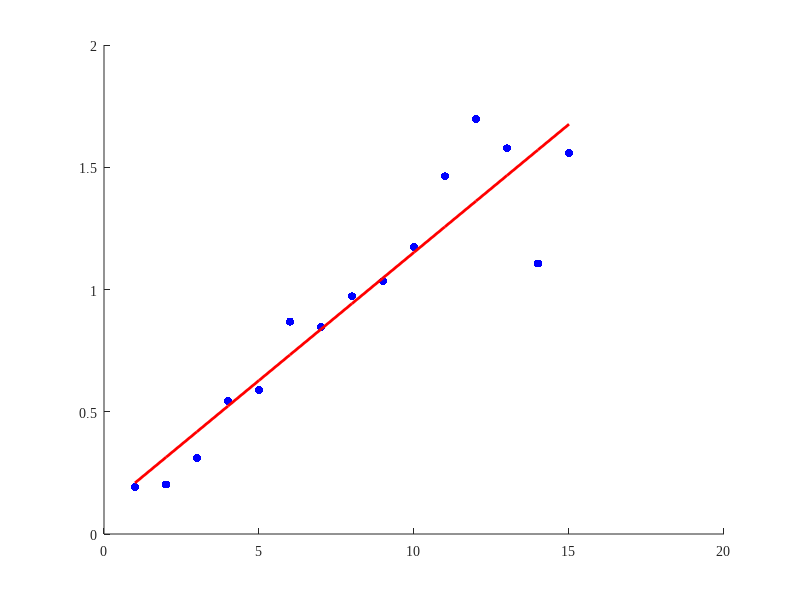

Write the MATLAB code that produced this figure. (Note: this script raises an error after producing the figure.)
clc; clear; close all;

% Load the previously saved Gamma parameters
load('nb_params.mat', 'nbParams');

% Extract CQI values and Gamma parameters
cqi_values = cell2mat(nbParams(:,1)); % CQI levels

% Ensure gamma parameters are extracted correctly
validNB = ~cellfun(@isempty, nbParams(:,2)) & ~cellfun(@(x) any(isnan(x)), nbParams(:,2));
validNBParams = nbParams(validNB, 2); % Keep only valid rows

% Convert to matrix
nb_params = cell2mat(validNBParams); % Shape (k) and Scale (θ)

% Filter CQI values accordingly
cqi_values = cqi_values(validNB);

% Separate shape (k) and scale (θ)
r_values = nb_params(:,1);
p_values = nb_params(:,2);

% Perform linear regression
r_fit = polyfit(cqi_values, r_values, 1); % Linear fit for (r)
p_fit = polyfit(cqi_values, p_values, 1); % Linear fit for (p)

% Generate fitted values
fitted_r = polyval(r_fit, cqi_values);
fitted_p = polyval(p_fit, cqi_values);

% Display regression results
fprintf("Regression Model for r Parameter (r): r = %.3f * CQI + %.3f\n", r_fit(1), r_fit(2));
fprintf("Regression Model for p Parameter (p): p = %.3f * CQI + %.3f\n", p_fit(1), p_fit(2));

% Plot Shape (k) vs CQI

% Create plot
fig = figure();
ax = axes(fig);

scatter(ax, cqi_values, r_values, 'b', 'filled'); hold on;
plot(ax, cqi_values, fitted_r, 'r-', 'LineWidth', 2);

%title('Linear Regression: r Parameter vs CQI');
%legend('Observed', 'Fitted', 'Location', 'NorthWest');
%grid on;
%hold off;
font = 'Times New Roman';
set(fig,'defaultAxesFontName',font);
set(fig,'DefaultTextFontName', font, 'DefaultAxesFontName', font);
set(ax,'FontName', font, 'FontName', font);
set(fig,'defaultLegendFontName',font);
set(fig,'defaultTextFontName',font);
set(fig, 'Units', 'inches');
%set(fig, 'Position', [1, 1, 5, 3]); % Adjust figure size as per IEEE guidelines
set(fig, 'Position', [1, 1, 5*1.25, 3*1.25]); % Adjust figure size as per IEEE guidelines
set(ax, 'FontSize', 12); % Adjust font sizes as per IEEE guidelines
set(ax, 'XGrid', 'on', 'YGrid', 'on');
lgd = legend(ax, 'Interpreter', 'latex', 'FontSize', 12);
set(lgd, 'Location', 'best');
set(fig, 'Color', 'w');
set(ax, 'Box','on');

xlabel('CQI');
ylabel('NB r Parameter (r)');
legend('Observed', 'Fitted', 'Location', 'NorthWest');
grid on;
hold off;

% export_fig NB_regression_CQI_r.eps -m10
% export_fig NB_regression_CQI_r.png -m10
% export_fig NB_regression_CQI_r.pdf -m10
% savefig( fig , 'NB_regression_CQI_r.fig' )


% Plot Scale (θ) vs CQI

% Create plot
fig = figure();
ax = axes(fig);
scatter(ax, cqi_values, p_values, 'g', 'filled'); hold on;
plot(ax, cqi_values, fitted_p, 'r-', 'LineWidth', 2);
xlabel('CQI');
ylabel('NB p Parameter (p)');

font = 'Times New Roman';
set(fig,'defaultAxesFontName',font);
set(fig,'DefaultTextFontName', font, 'DefaultAxesFontName', font);
set(ax,'FontName', font, 'FontName', font);
set(fig,'defaultLegendFontName',font);
set(fig,'defaultTextFontName',font);
set(fig, 'Units', 'inches');
%set(fig, 'Position', [1, 1, 5, 3]); % Adjust figure size as per IEEE guidelines
set(fig, 'Position', [1, 1, 5*1.25, 3*1.25]); % Adjust figure size as per IEEE guidelines
set(ax, 'FontSize', 12); % Adjust font sizes as per IEEE guidelines
set(ax, 'XGrid', 'on', 'YGrid', 'on');
lgd = legend(ax, 'Interpreter', 'latex', 'FontSize', 12);
set(lgd, 'Location', 'best');
set(fig, 'Color', 'w');
set(ax, 'Box','on');

%title('Linear Regression: p Parameter vs CQI');
legend('Observed', 'Fitted', 'Location', 'NorthWest');
grid on;
hold off;

% export_fig NB_regression_CQI_p.eps -m10
% export_fig NB_regression_CQI_p.png -m10
% export_fig NB_regression_CQI_p.pdf -m10
% savefig( fig , 'NB_regression_CQI_p.fig' )


% Save results
r_p_fit = [r_fit; p_fit];
save('cqi_bitrate_regression_nb.mat', 'r_p_fit');
fprintf('\nRegression results saved to "cqi_bitrate_regression_nb.mat".\n');
